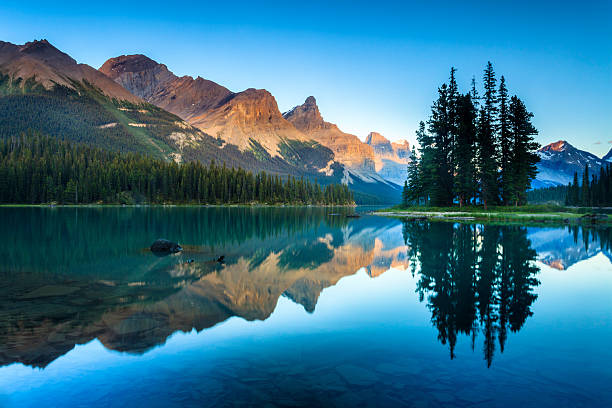
#> input picture landscape.jpg, 612 x 408 px
$ python main.py
#> lines starting #> are read from the running program, lines starting #| are printed output that depends on the picture
### plots.py
from matplotlib import pyplot as plt


# [6 lines left out: function plot_object, not called in this run]


def plot_objects(obj1, obj2, main_title, title1="", title2=""):
    plt.figure()

    plt.subplot(1, 2, 1)
    plt.fill(obj1[:, 0], obj1[:, 1], edgecolor='b', fill=False)
    plt.title(title1)
    plt.grid(True)

    plt.subplot(1, 2, 2)
    plt.fill(obj2[:, 0], obj2[:, 1], edgecolor='b', fill=False)
    plt.title(title2)
    plt.grid(True)

    plt.suptitle(main_title)
    plt.show()


def plot_object_3d(obj1, title):
#> called with obj1 = array of shape (16, 3), title = 'Initial 3d object'
    fig = plt.figure()
    ax = fig.add_subplot(111, projection='3d')

    ax.plot(obj1[:, 0], obj1[:, 1], obj1[:, 2], marker='o')
    ax.set_title(title)
    plt.show()

### object_transformers.py
import numpy as np
import cv2 as cv
from plots import plot_objects, plot_object_3d
from transformations_3d import rotate_object_3d, scale_object_3d
import transformations as tf
import transformations_open_cv as tf_cv


def transform_3d_object(obj):
    plot_object_3d(obj, "Initial 3d object")
    rotated_obj = rotate_object_3d(obj, 45)
    scale_object_3d(rotated_obj, 2)
#> call 3 of plot_object_3d, with obj1 = array of shape (16, 3), title = 'Scaled Object by factor 2'
#> in plot_object_3d (call 3), `plt.show()`:
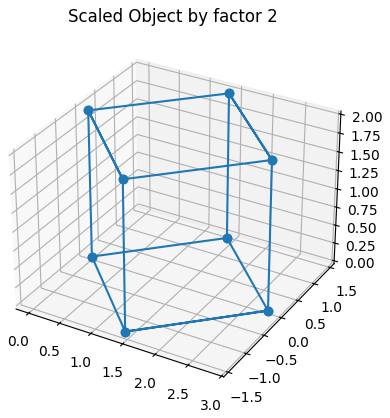
#> figure drawn by matplotlib, 1 panel


def transform_2d_objects(obj1, obj2, name1, name2):
    plot_objects(obj1, obj2, "Two initial 2d objects", name1, name2)

    tf.rotate_object(obj1, 45)
    tf.scale_object(obj2, 2)
    tf.reflect_object(obj1, 'x')
    tf.shear_object(obj2, 0.5, 'y')

    # transform obj1 with custom matrix (expanding x-axis by factor 0.5)
    custom_matrix = np.array([[0.5, 0], [0, 1]])
    tf.transform_object(obj1, custom_matrix)


def transform_2d_objects_cv(obj1, obj2, name1, name2):
    plot_objects(obj1, obj2, "Two initial 2d objects", name1, name2)

    tf_cv.rotate_object(obj1, 45)
#> in plot_objects (call 8), `plt.show()`:
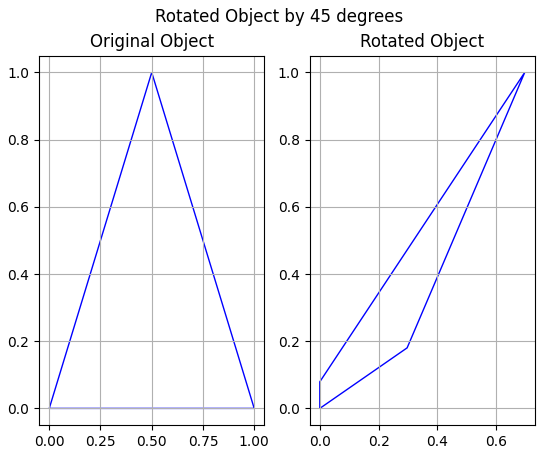
#> figure drawn by matplotlib, 2 panels
    tf_cv.scale_object(obj2, 2)
#> in plot_objects (call 9), `plt.show()`:
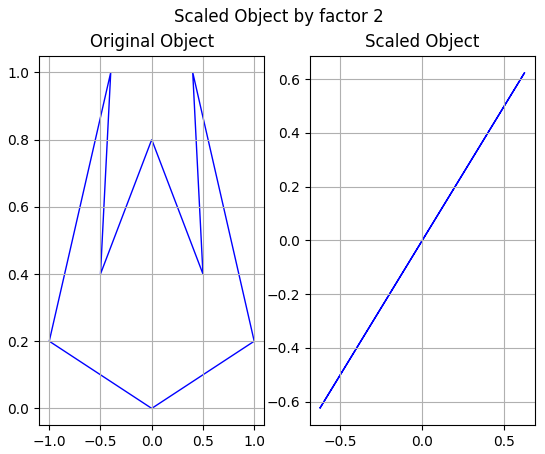
#> figure drawn by matplotlib, 2 panels
    tf_cv.reflect_object(obj1, 'y')
#> in plot_objects (call 10), `plt.show()`:
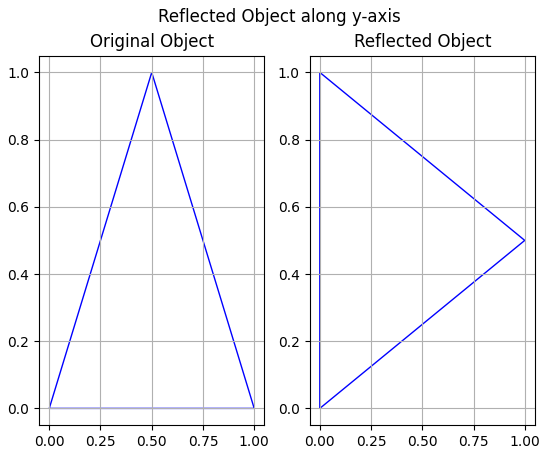
#> figure drawn by matplotlib, 2 panels


def transform_image(file_path):
#> called with file_path = 'landscape.jpg'
    image = cv.imread(file_path)
#> image is the input picture: shape (408, 612, 3); mean B, G, R 137.1, 112.6, 54.6

    # rotate
    center = (image.shape[1] // 2, image.shape[0] // 2)
#> center = (306, 204)
    angle = 45  # rotate the image by 45 degrees
    rotation_matrix = cv.getRotationMatrix2D(center, angle, 1.0)
    rotated_image = cv.warpAffine(image, rotation_matrix, (image.shape[1], image.shape[0]))
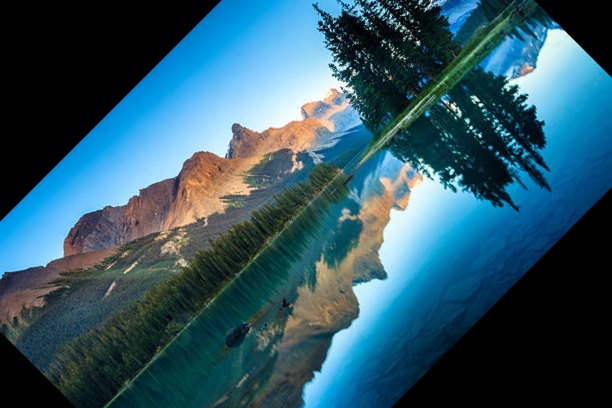
#> rotated_image: shape (408, 612, 3); mean B, G, R 101.9, 86.8, 46.9

    # scale
    scale_factor = 2.0
    scaling_matrix = np.array([[scale_factor, 0, 0], [0, scale_factor, 0]])
    scaled_image = cv.warpAffine(image, scaling_matrix, (image.shape[1], image.shape[0]))
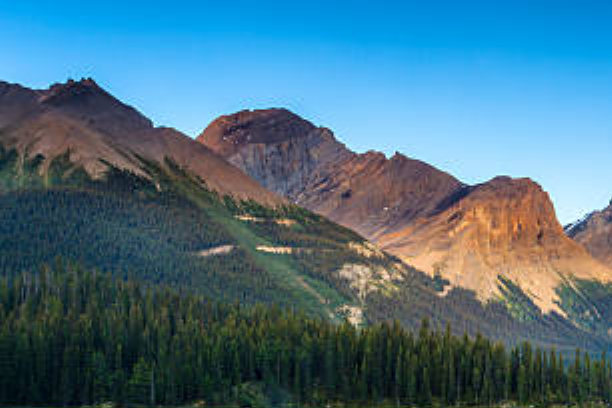
#> scaled_image: shape (408, 612, 3); mean B, G, R 130, 112.6, 74.9

    # shear
    shear_matrix = np.array([[1, 0.5, 0], [0, 1, 0]])  # along the x-axis by a factor of 0.5
    sheared_image = cv.warpAffine(image, shear_matrix, (image.shape[1], image.shape[0]))
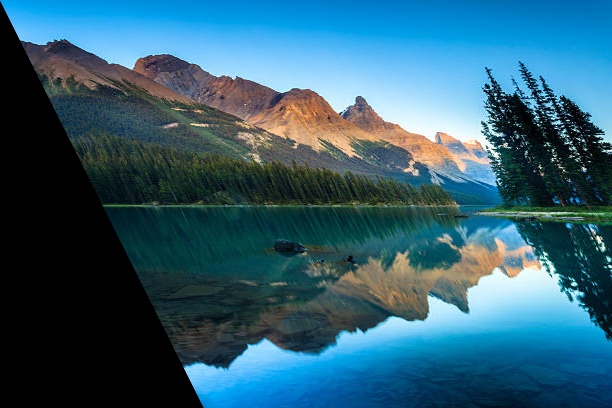
#> sheared_image: shape (408, 612, 3); mean B, G, R 112.7, 93.9, 48.3

    cv.imshow('Original Image', image)
    cv.waitKey(0)
    cv.imshow('Rotated Image', rotated_image)
    cv.waitKey(0)
    cv.imshow('Scaled Image', scaled_image)
    cv.waitKey(0)
    cv.imshow('Sheared Image', sheared_image)
    cv.waitKey(0)
    cv.destroyAllWindows()

### transformations_3d.py
import numpy as np
from plots import plot_object_3d


def rotate_object_3d(obj, angle):
    theta = np.radians(angle)
    rotation_matrix = np.array([
        [np.cos(theta), -np.sin(theta), 0],
        [np.sin(theta), np.cos(theta), 0],
        [0, 0, 1]
    ])
    rotated_obj = np.dot(obj, rotation_matrix)
    plot_object_3d(rotated_obj, f"Rotated Object by {angle} degrees")
    return rotated_obj


def scale_object_3d(obj, scale_factor):
    scaling_matrix = np.array([
        [scale_factor, 0, 0],
        [0, scale_factor, 0],
        [0, 0, scale_factor]
    ])
    scaled_obj = np.dot(obj, scaling_matrix)
    plot_object_3d(scaled_obj, f"Scaled Object by factor {scale_factor}")
    return scaled_obj

### transformations.py
import numpy as np
from plots import plot_objects, plot_object_3d


def rotate_object(obj, angle):
    theta = np.radians(angle)
    rotation_matrix = np.array([[np.cos(theta), -np.sin(theta)], [np.sin(theta), np.cos(theta)]])
    rotated_obj = np.dot(obj, rotation_matrix)
    plot_objects(obj, rotated_obj,
                 f"Rotated Object by {angle} degrees",
                 "Original Object",
                 "Rotated Object")
    return rotated_obj


# [10 lines left out: function rotate_object_3d, not called in this run]


def scale_object(obj, scale_factor):
    scaling_matrix = np.array([[scale_factor, 0], [0, scale_factor]])
    scaled_obj = np.dot(obj, scaling_matrix)
    plot_objects(obj, scaled_obj,
                 f"Scaled Object by factor {scale_factor}",
                 "Original Object",
                 "Scaled Object")
    return scaled_obj


# [9 lines left out: function scale_object_3d, not called in this run]


def reflect_object(obj, axis):
    if axis.lower() == 'x':
        reflection_matrix = np.array([[1, 0], [0, -1]])
    elif axis.lower() == 'y':
        reflection_matrix = np.array([[-1, 0], [0, 1]])
    else:
        raise ValueError("Axis can only be 'x' or 'y'")
    reflected_obj = np.dot(obj, reflection_matrix)
    plot_objects(obj, reflected_obj,
                 f"Reflected Object along {axis}-axis",
                 "Original Object",
                 "Reflected Object")
    return reflected_obj


def shear_object(obj, shear_factor, axis):
    if axis.lower() == 'x':
        shear_matrix = np.array([[1, shear_factor], [0, 1]])
    elif axis.lower() == 'y':
        shear_matrix = np.array([[1, 0], [shear_factor, 1]])
    else:
        raise ValueError("Axis can only be 'x' or 'y'")
    sheared_obj = np.dot(obj, shear_matrix)
    plot_objects(obj, sheared_obj,
                 f"Sheared Object along {axis}-axis by factor {shear_factor}",
                 "Original Object",
                 "Sheared Object")
    return sheared_obj


def transform_object(obj, transformation_matrix):
    transformed_obj = np.dot(obj, transformation_matrix)
    plot_objects(obj, transformed_obj,
                 "Transformed Object with custom matrix",
                 "Original Object",
                 "Transformed Object")
    return transformed_obj

### transformations_open_cv.py
import cv2 as cv
from plots import plot_objects


def rotate_object(obj, angle):
    center = (obj.shape[1] // 2, obj.shape[0] // 2)
    rotation_matrix = cv.getRotationMatrix2D(center, angle, 1.0)
    rotated_obj = cv.warpAffine(obj, rotation_matrix, (obj.shape[1], obj.shape[0]))
    plot_objects(obj, rotated_obj,
                 f"Rotated Object by {angle} degrees",
                 "Original Object",
                 "Rotated Object")
    return rotated_obj


def scale_object(obj, scale_factor):
    obj_dims = obj.shape[:2]
    scaled_dims = tuple([int(dim * scale_factor) for dim in obj_dims])
    scaled_obj = cv.resize(obj, scaled_dims)
    plot_objects(obj, scaled_obj,
                 f"Scaled Object by factor {scale_factor}",
                 "Original Object",
                 "Scaled Object")
    return scaled_obj


def reflect_object(obj, axis):
    if axis.lower() == 'x':
        reflected_obj = cv.flip(obj, 0)
    elif axis.lower() == 'y':
        reflected_obj = cv.flip(obj, 1)
    else:
        raise ValueError("Axis can only be 'x' or 'y'")
    plot_objects(obj, reflected_obj,
                 f"Reflected Object along {axis}-axis",
                 "Original Object",
                 "Reflected Object")
    return reflected_obj

### main.py
import numpy as np
import object_transformers as ot

# define two objects
triangle = np.array([[0, 0], [1, 0], [0.5, 1], [0, 0]])
batman = np.array([[0, 0], [1, 0.2], [0.4, 1], [0.5, 0.4], [0, 0.8], [-0.5, 0.4], [-0.4, 1], [-1, 0.2], [0, 0]])
cube = np.array([
    [0, 0, 0], [1, 0, 0], [1, 1, 0], [0, 1, 0], [0, 0, 0],  # lower square
    [0, 0, 1], [1, 0, 1], [1, 1, 1], [0, 1, 1], [0, 0, 1],  # upper square
    [1, 0, 1], [1, 0, 0],
    [1, 1, 0], [1, 1, 1],
    [0, 1, 1], [0, 1, 0]
])

# transform 3d object
ot.transform_3d_object(cube)

# transform 2d objects (numpy & transformation matrices)
ot.transform_2d_objects(triangle, batman,
                        "Triangle",
                        "Batman")

# transform 2d objects using opencv
ot.transform_2d_objects_cv(triangle, batman,
                           "Triangle",
                           "Batman")

# transform image (opencv)
ot.transform_image("landscape.jpg")
